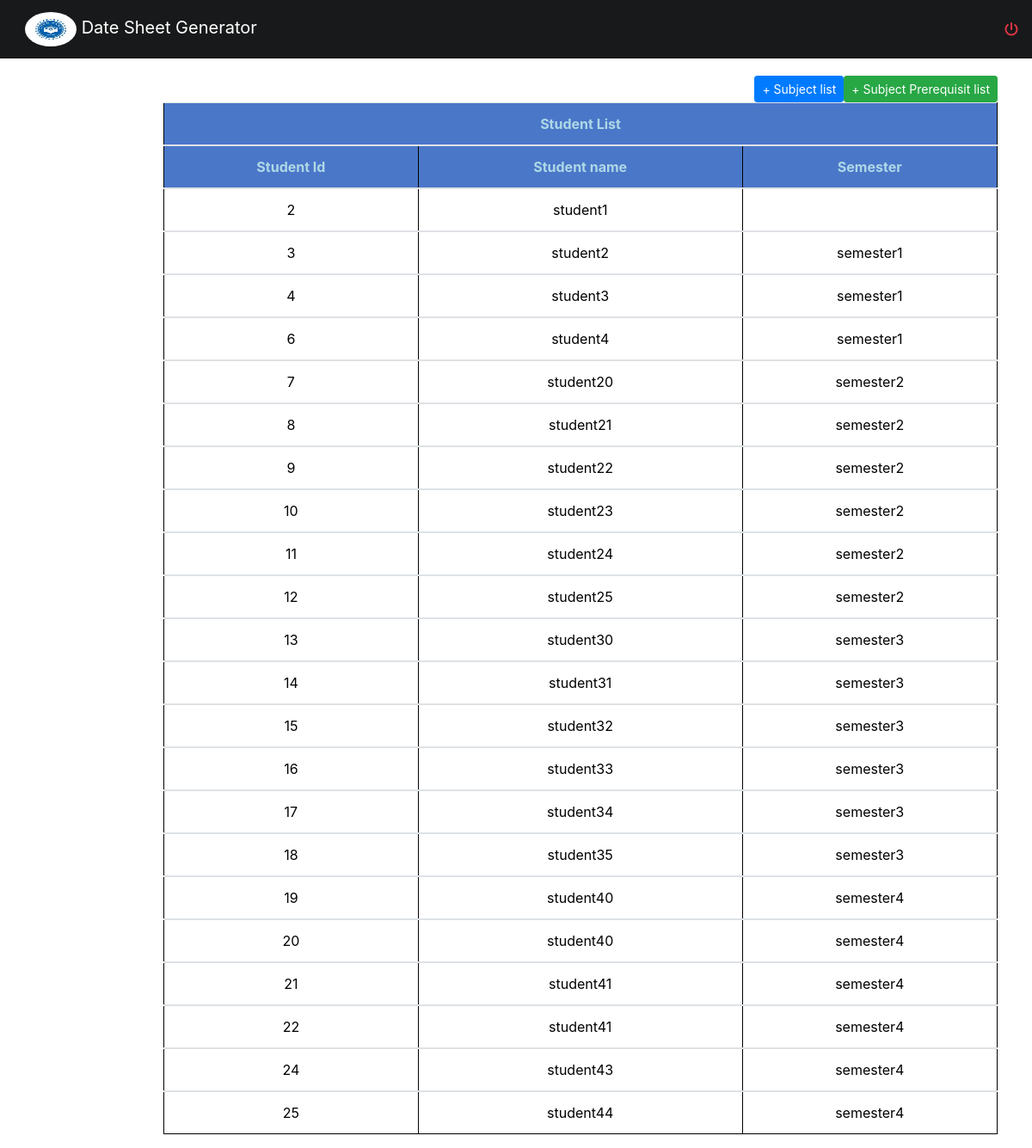
The page /admin/viewstudentlist.php on the database its author committed.
### tables this page shows
CREATE TABLE `student` (
  `student_id` int(11) NOT NULL,
  `username` varchar(50) NOT NULL,
  `first_name` varchar(50) NOT NULL,
  `last_name` varchar(50) NOT NULL,
  `password` varchar(50) NOT NULL,
  `email` varchar(50) NOT NULL,
  `semester` varchar(50) NOT NULL,
  `gender` varchar(50) NOT NULL,
  `address` varchar(50) NOT NULL,
  `phone` bigint(50) NOT NULL
);

### admin/viewstudentlist.php (the view, shortened to what this page needs)
<?php
require_once "../header.php";
?>
<body>
<div class="main" >
<div class="container-fluid" >
<div class="container" >
		 <div  >
<a href=" viewprerequisit.php" class="btn btn-sm btn-success" role="button" style="float:right;margin-top:20px;">+ Subject  Prerequisit list</a>
	<div>
	<div  >
<a href="viewexamlist.php" class="btn btn-sm btn-primary" role="button" style="float:right;margin-top:20px;">+ Subject list</a>
	<div>
          <table class="table" id="table">
                    <thead>
                    <thead>
					      <th colspan="3">
						     Student List
					       </th>
					</thead>
					 <thead>
							<tr>
							<th>Student Id</th>
							 <th>Student name</th>
							 <th>Semester</th>
							 </tr>
					</thead>
					<tbody>
<?php
             $busSql = "Select * from student   ";
             $resultBusSql = mysqli_query($link, $busSql);
    while($row = mysqli_fetch_assoc($resultBusSql)){
		       $id=$row['student_id'];
	           $username= $row['username'];
			   $semester=$row['semester'];
   ?>
                                 <tr>
							       <td><?Php echo  $id;?></td>
								    <td><?Php echo $username;?></td>
							         <td><?Php echo $semester;?></td>
		                           </tr>
					</tbody>
	<?php
	}
	?>
	</div>
	</div>
	<br>
	<br>
	</div>
</body>
</html>

### style.css (style rules this page uses)
body { margin:0px; padding:0px; color:black; }
.main { margin-left: 150px; padding: 0px 10px; }
#table th { background-color:#4b77c9; color:lightblue; text-align:center; }
#table td { background-color:white; text-align:center; color:black; }
#table { background-color:#334d4d; border-radius: 10px; padding-top: 10px; padding-bottom: 10px; color: lightblue; }
.container { color: lightblue; }
.container table { color: lightblue; }
.table2, th, td { border: 1px solid black; }

### rows shown on the page
student: student_id "2", username "student1"
student: student_id "3", username "student2", semester "semester1"
student: student_id "4", username "student3", semester "semester1"
student: student_id "6", username "student4", semester "semester1"
student: student_id "7", username "student20", semester "semester2"
student: student_id "8", username "student21", semester "semester2"
student: student_id "9", username "student22", semester "semester2"
student: student_id "10", username "student23", semester "semester2"
student: student_id "11", username "student24", semester "semester2"
student: student_id "12", username "student25", semester "semester2"
student: student_id "13", username "student30", semester "semester3"
student: student_id "14", username "student31", semester "semester3"
student: student_id "15", username "student32", semester "semester3"
student: student_id "16", username "student33", semester "semester3"
student: student_id "17", username "student34", semester "semester3"
student: student_id "18", username "student35", semester "semester3"
student: student_id "19", username "student40", semester "semester4"
student: student_id "20", username "student40", semester "semester4"
student: student_id "21", username "student41", semester "semester4"
student: student_id "22", username "student41", semester "semester4"
student: student_id "24", username "student43", semester "semester4"
student: student_id "25", username "student44", semester "semester4"
